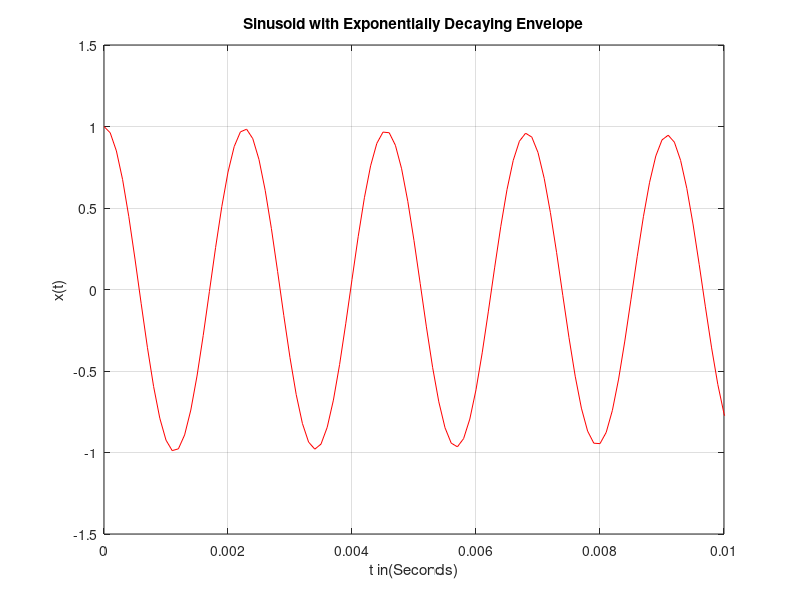

This chart was generated by the following MATLAB code:
%%%%%%%%%%%%%%%%%%%%%%%%%%%%%%
f0 =440;
a = 2;
t=0:0.0001:3;
x3 = (exp(-((a^2)+2)*t)).*cos(2*pi*f0*t);
plot(t,x3,'-r');
xlim([0 0.01]);
ylim([-1.5 1.5]);
grid on;
xlabel('t in(Seconds)');
ylabel('x(t)');
title('Sinusoid with Exponentially Decaying Envelope');
soundsc(x3);
%%%%%%%%%%%%%%%%%%%%%%%%%%%%%%
